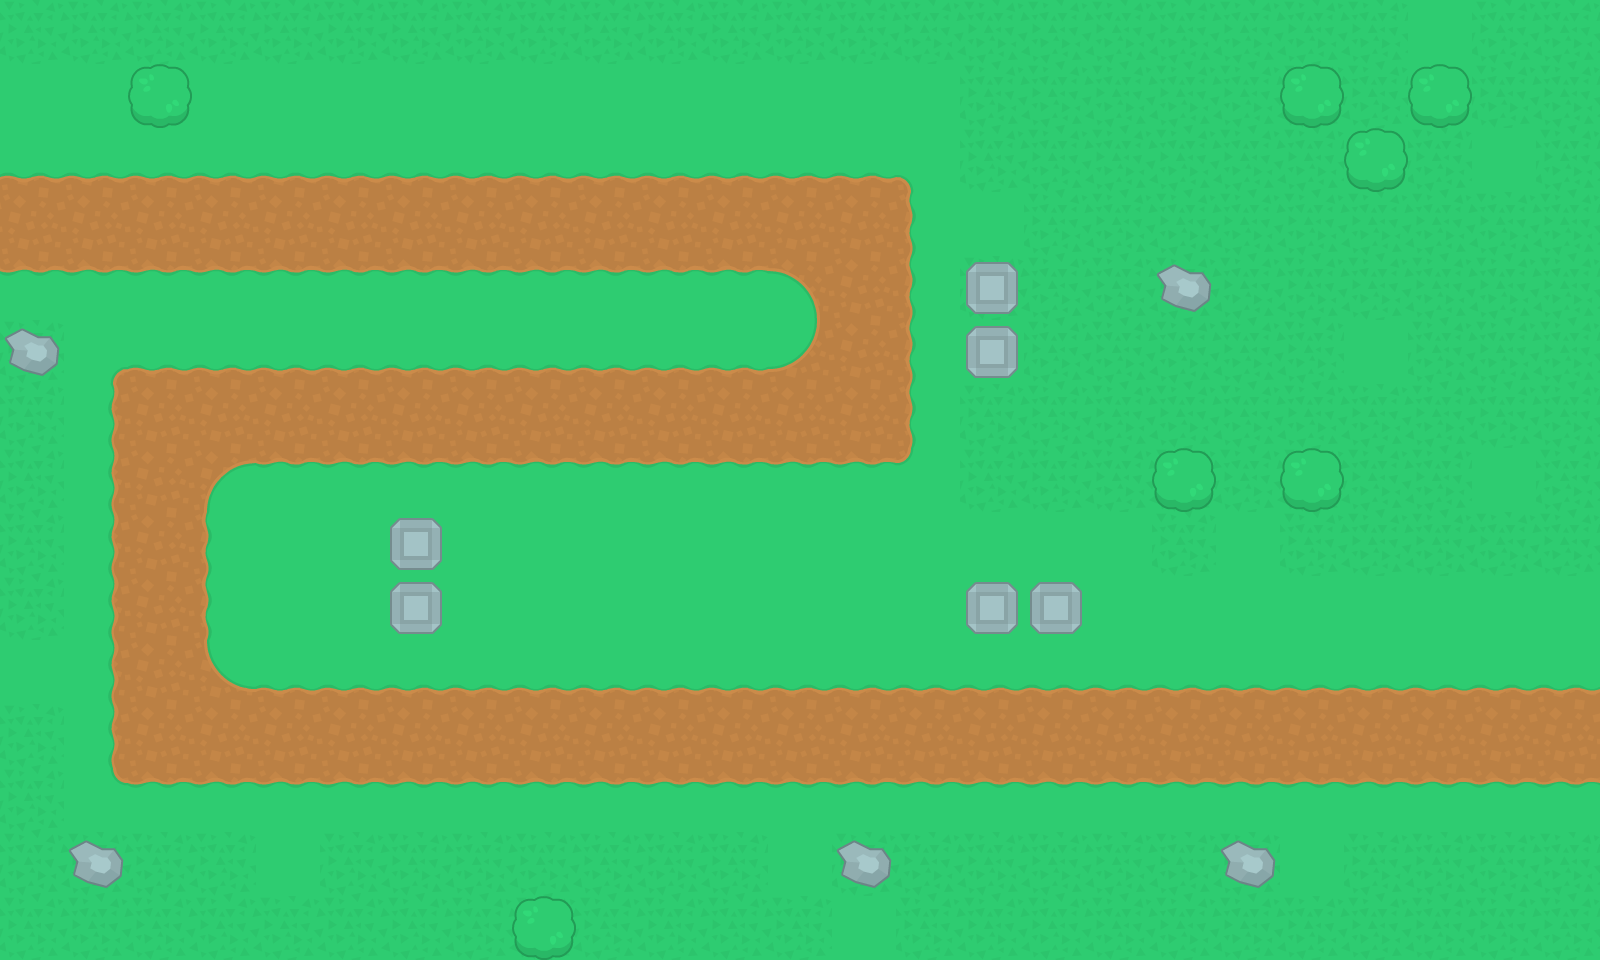

This is a level from a 2D game, rendered from its Tiled map with the project's own tilesets. A one-line summary and the complete map file follow:
An orthogonal 25x15 tile map with 64x64 px tiles, 2 tile layers (background, decor) and 7 objects (6x towerBase, waypoints).

<map version="1.9" tiledversion="1.9.2" orientation="orthogonal" renderorder="right-down" width="25" height="15" tilewidth="64" tileheight="64" infinite="0" nextlayerid="7" nextobjectid="51">
 <tileset firstgid="1" name="td_tilesheet" tilewidth="64" tileheight="64" tilecount="299" columns="23">
  <image source="tilesheet.png" width="1472" height="832" />
 </tileset>
 <layer id="1" name="background" width="25" height="15">
  <data encoding="csv">
158,158,158,158,158,158,158,158,158,158,158,158,158,158,158,158,158,158,158,158,158,158,120,158,158,
120,120,120,120,120,120,120,120,120,120,120,120,120,120,120,158,158,158,158,158,158,158,120,158,158,
71,71,71,71,71,71,71,71,71,71,71,71,71,71,72,158,158,158,158,158,158,120,158,120,158,
94,94,94,94,94,94,94,94,94,94,94,94,94,94,95,120,158,158,158,158,158,158,158,158,158,
117,117,117,117,117,117,117,117,117,117,117,117,74,94,95,158,158,158,158,158,158,158,158,158,158,
158,70,71,71,71,71,71,71,71,71,71,71,97,94,95,120,158,158,158,158,158,120,158,158,158,
158,93,94,94,94,94,94,94,94,94,94,94,94,94,95,158,158,158,158,158,158,158,158,158,158,
158,93,94,73,117,117,117,117,117,117,117,117,117,117,118,158,158,158,158,158,158,158,158,120,158,
158,93,94,95,120,120,120,120,120,120,120,120,120,120,120,120,120,120,158,120,158,158,158,158,158,
158,93,94,95,120,120,120,120,120,120,120,120,120,120,120,120,120,120,120,120,120,120,120,120,120,
120,93,94,96,71,71,71,71,71,71,71,71,71,71,71,71,71,71,71,71,71,71,71,71,71,
158,93,94,94,94,94,94,94,94,94,94,94,94,94,94,94,94,94,94,94,94,94,94,94,94,
158,116,117,117,117,117,117,117,117,117,117,117,117,117,117,117,117,117,117,117,117,117,117,117,117,
158,158,158,158,120,158,158,158,158,158,158,158,120,158,158,158,158,158,158,158,120,158,158,158,158,
158,158,158,158,158,158,158,158,158,158,158,158,158,120,158,158,158,158,158,158,158,158,158,158,158
</data>
 </layer>
 <layer id="2" name="decor" width="25" height="15">
  <data encoding="csv">
0,0,0,0,0,0,0,0,0,0,0,0,0,0,0,0,0,0,0,0,0,0,0,0,0,
0,0,131,0,0,0,0,0,0,0,0,0,0,0,0,0,0,0,0,0,131,0,131,0,0,
0,0,0,0,0,0,0,0,0,0,0,0,0,0,0,0,0,0,0,0,0,131,0,0,0,
0,0,0,0,0,0,0,0,0,0,0,0,0,0,0,0,0,0,0,0,0,0,0,0,0,
0,0,0,0,0,0,0,0,0,0,0,0,0,0,0,181,0,0,137,0,0,0,0,0,0,
137,0,0,0,0,0,0,0,0,0,0,0,0,0,0,181,0,0,0,0,0,0,0,0,0,
0,0,0,0,0,0,0,0,0,0,0,0,0,0,0,0,0,0,0,0,0,0,0,0,0,
0,0,0,0,0,0,0,0,0,0,0,0,0,0,0,0,0,0,131,0,131,0,0,0,0,
0,0,0,0,0,0,181,0,0,0,0,0,0,0,0,0,0,0,0,0,0,0,0,0,0,
0,0,0,0,0,0,181,0,0,0,0,0,0,0,0,181,181,0,0,0,0,0,0,0,0,
0,0,0,0,0,0,0,0,0,0,0,0,0,0,0,0,0,0,0,0,0,0,0,0,0,
0,0,0,0,0,0,0,0,0,0,0,0,0,0,0,0,0,0,0,0,0,0,0,0,0,
0,0,0,0,0,0,0,0,0,0,0,0,0,0,0,0,0,0,0,0,0,0,0,0,0,
0,137,0,0,0,0,0,0,0,0,0,0,0,137,0,0,0,0,0,137,0,0,0,0,0,
0,0,0,0,0,0,0,0,131,0,0,0,0,0,0,0,0,0,0,0,0,0,0,0,0
</data>
 </layer>
 <objectgroup id="3" name="towers">
  <object id="3" name="tower" type="towerBase" x="960.058" y="257.459" width="61.3571" height="61.3571" />
  <object id="5" name="tower" type="towerBase" x="961.862" y="320.621" width="61.3571" height="61.3571" />
  <object id="6" name="tower" type="towerBase" x="959.456" y="576.877" width="61.3571" height="61.3571" />
  <object id="7" name="tower" type="towerBase" x="1024.42" y="578.08" width="61.3571" height="61.3571" />
  <object id="8" name="tower" type="towerBase" x="383.181" y="513.114" width="61.3571" height="61.3571" />
  <object id="9" name="tower" type="towerBase" x="384.384" y="576.877" width="61.3571" height="61.3571" />
 </objectgroup>
 <objectgroup id="6" name="waypoints">
  <object id="49" type="waypoints" x="2.82406" y="192.036">
   <polygon points="0,0 892.403,2.82406 892.403,254.165 189.212,254.165 189.212,513.979 1598.42,513.979 1598.42,573.284 127.083,570.46 124.259,194.86 827.45,189.212 827.45,59.3053 0,59.3053" />
  </object>
 </objectgroup>
</map>
